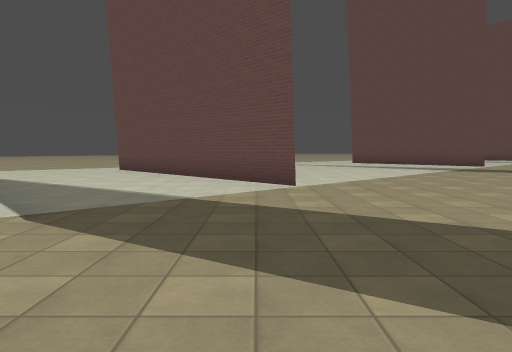
[1] (above)

24 first-person views from a walk through a 3-D level made in the Godot game engine. The camera is 1.4 m above the floor, tilts 4° down and sees 70° across. The floor is counted in squares, 2 m on a side. Each view is taken from the middle of a square. On the plan, view 1 faces up. The plan holds only what a view shows up to about 11 squares ahead; the rest is blank. The place goes on beyond the plan. Surface patterns are stand-ins for the level's own textures.

[2]
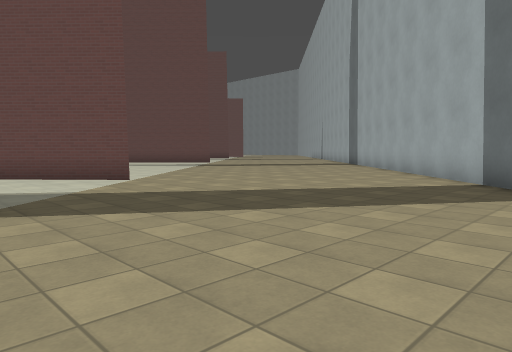

[3]
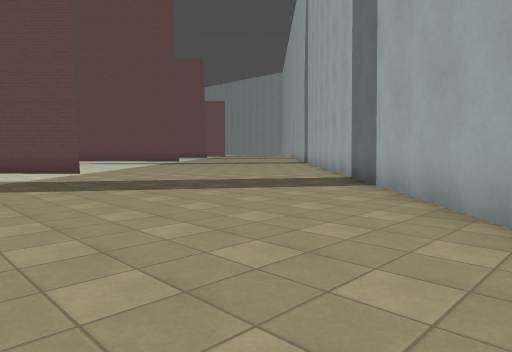

[4]
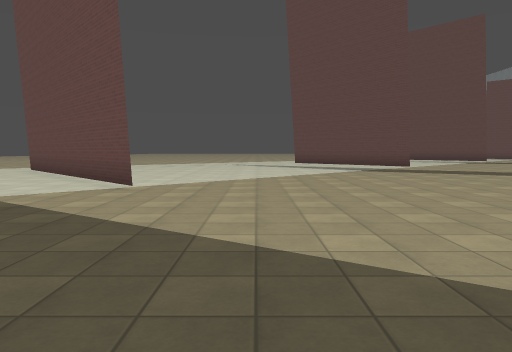

[5]
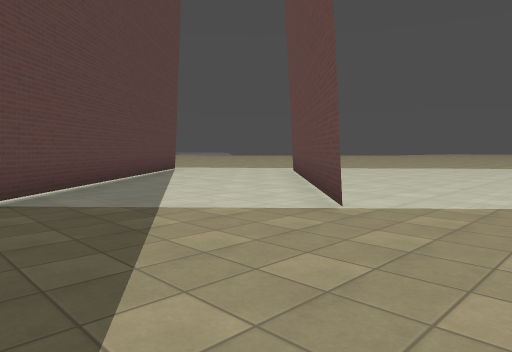

[6]
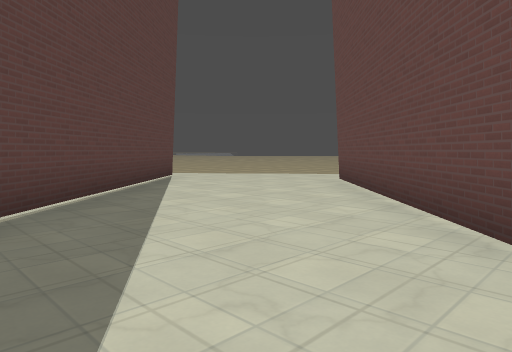

[7]
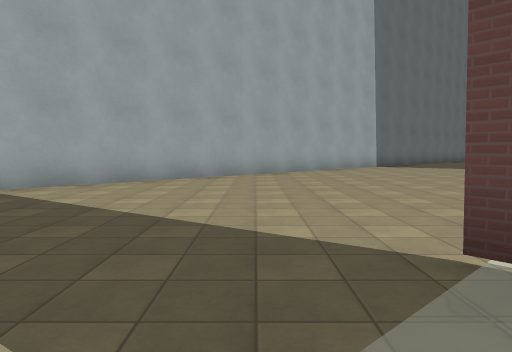

[8]
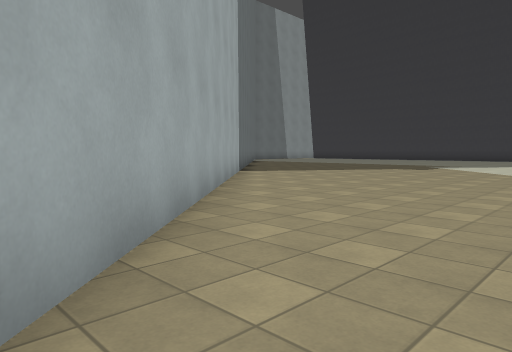

[9]
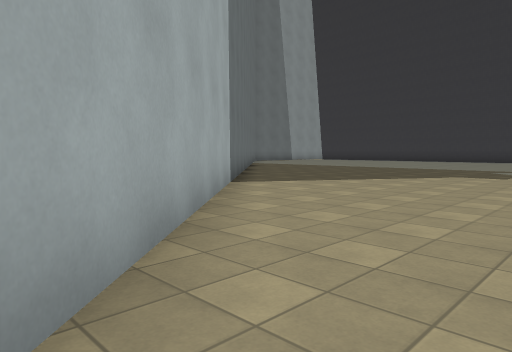

[10]
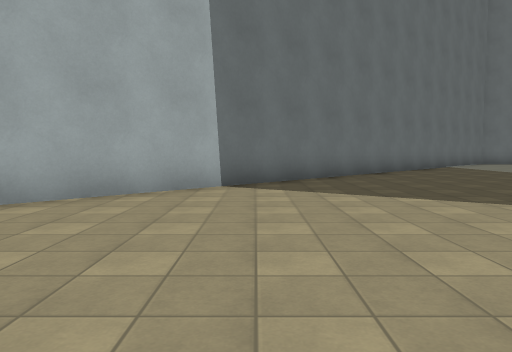

[11]
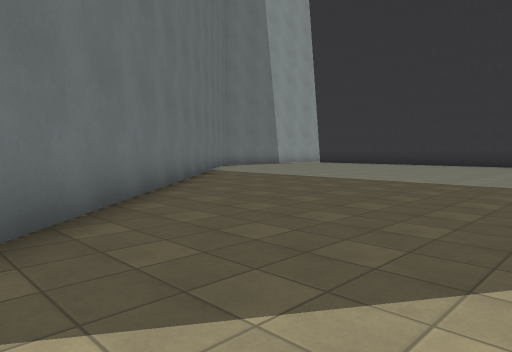

[12]
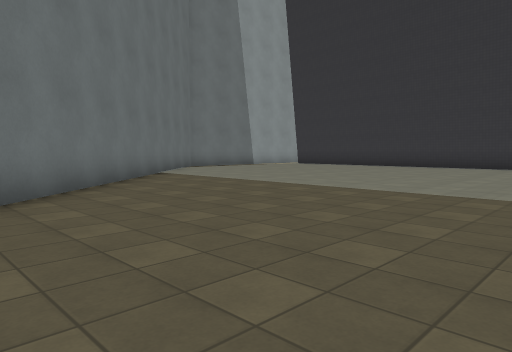

[13]
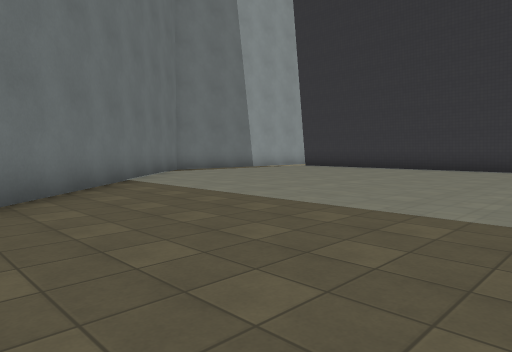

[14]
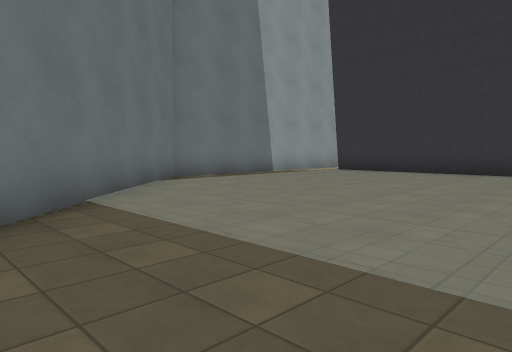

[15]
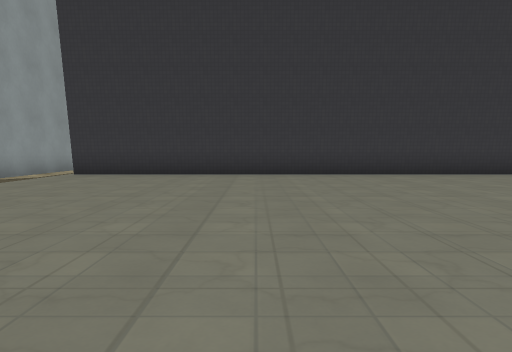

[16]
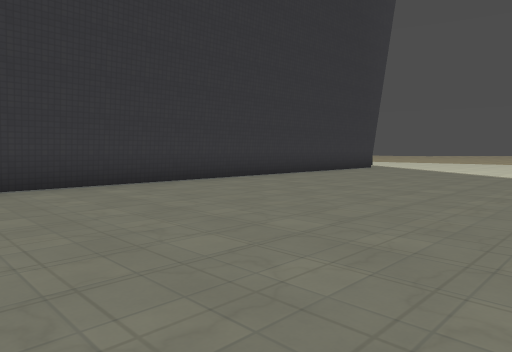

[17]
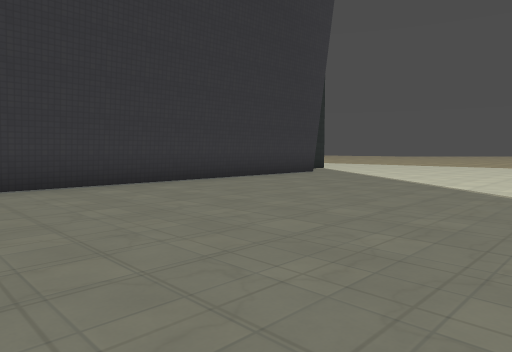

[18]
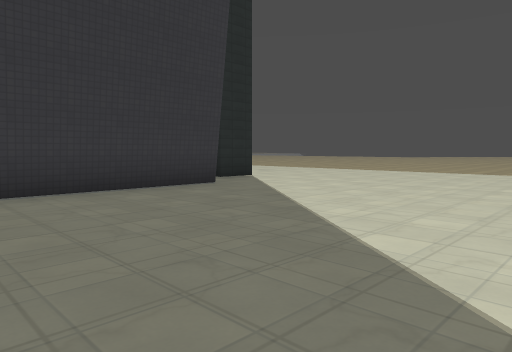

[19]
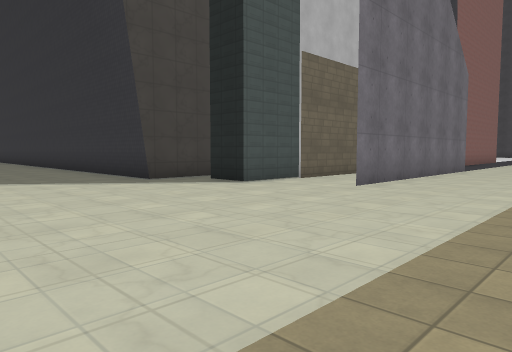

[20]
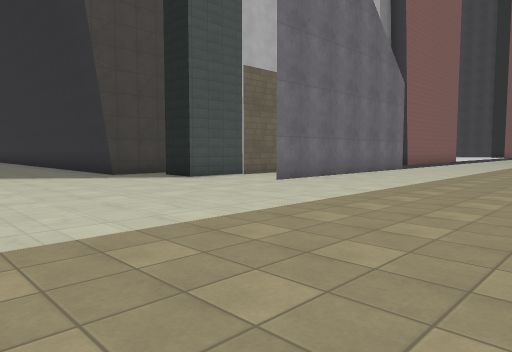

[21]
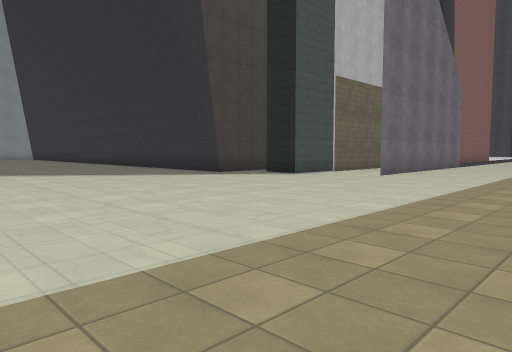

[22]
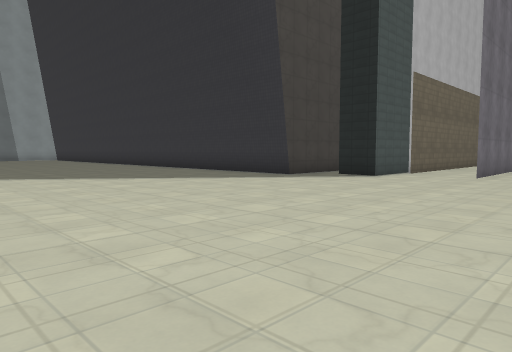

[23]
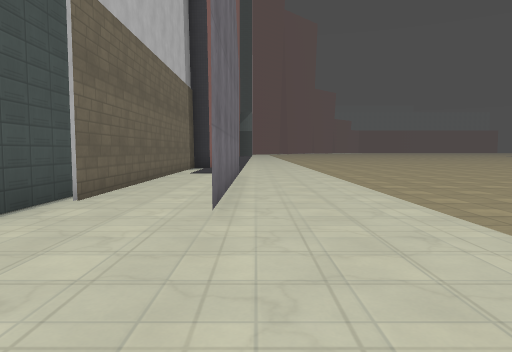

[24]
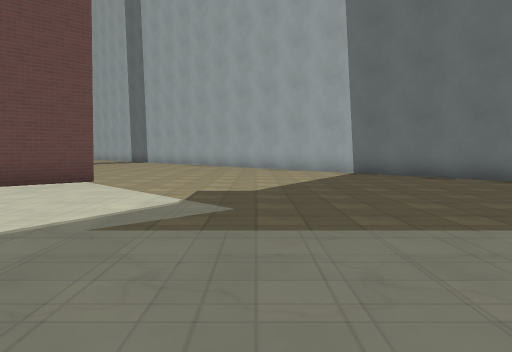

### Floor plan
Points are (right, up) in squares from view 1. A wall is a line through its corners. A room is listed if a view was taken in it or the views show most of it. See-through windows are left out.
Room 1 (views 1, 2, 3, 4, 5, 6, 7, 8, 9, 10, 11, 12, 13, 14, 15, 16, 17, 18, 19, 20, 21, 22, 23, 24)
walls: (-10.1, -3.5) (-11.2, -2.3); (-8.6, 10.4) (-2.3, 3.6); (-26.2, 1.1) (-24.3, 1.1) (-24.3, -20.2); (0.7, 6.6) (-3.9, 11.5); (-27.5, 3.2) (-25.4, 3.2) (-25.4, 2); (-32.4, 5.5) (-26.1, 5.5); (-33, 3.6) (-26.9, 3.6); (-20.3, -21.4) (-18.4, -21.4) (8.2, 3.5)
ways out: opening at (-24, -21)

Where each view was taken, in squares from view 1:
view 1: 0 up, 0 right, facing up
view 2: 1 down, 3 left, facing up-right
view 3: 4 down, 3 left, facing up-right
view 4: 0 up, 3 right, facing up
view 5: 3 up, 3 right, facing up-left
view 6: 5 up, 0 right, facing up-left
view 7: 6 up, 1 left, facing down
view 8: 1 down, 2 right, facing down-left
view 9: 4 down, 1 left, facing down-left
view 10: 3 down, 7 left, facing down
view 11: 8 down, 7 left, facing down-left
view 12: 8 down, 9 left, facing down-left
view 13: 10 down, 11 left, facing down-left
view 14: 13 down, 13 left, facing down-left
view 15: 15 down, 14 left, facing left
view 16: 13 down, 17 left, facing up-left
view 17: 9 down, 17 left, facing up-left
view 18: 4 down, 18 left, facing up-left
view 19: 9 up, 20 left, facing down-left
view 20: 11 up, 20 left, facing down-left
view 21: 10 up, 17 left, facing down-left
view 22: 8 up, 16 left, facing down-left
view 23: 6 up, 22 left, facing left
view 24: 7 down, 18 left, facing right
